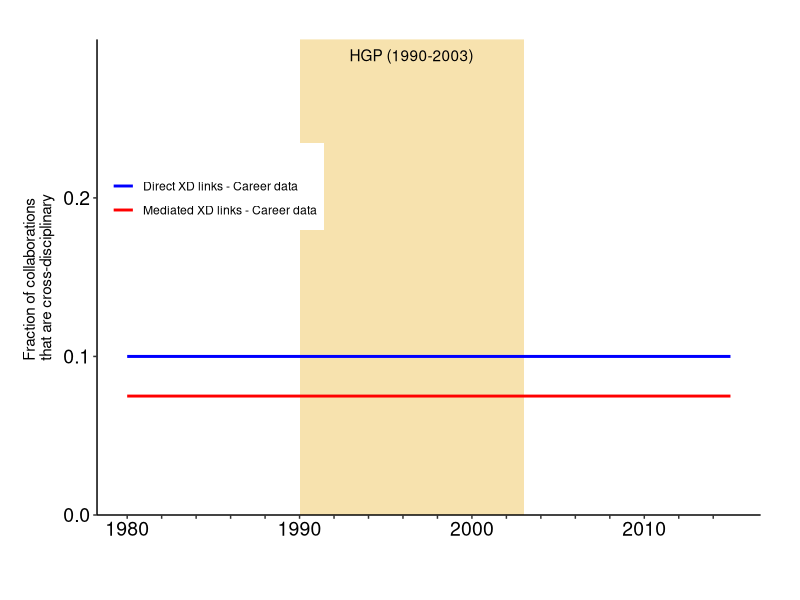
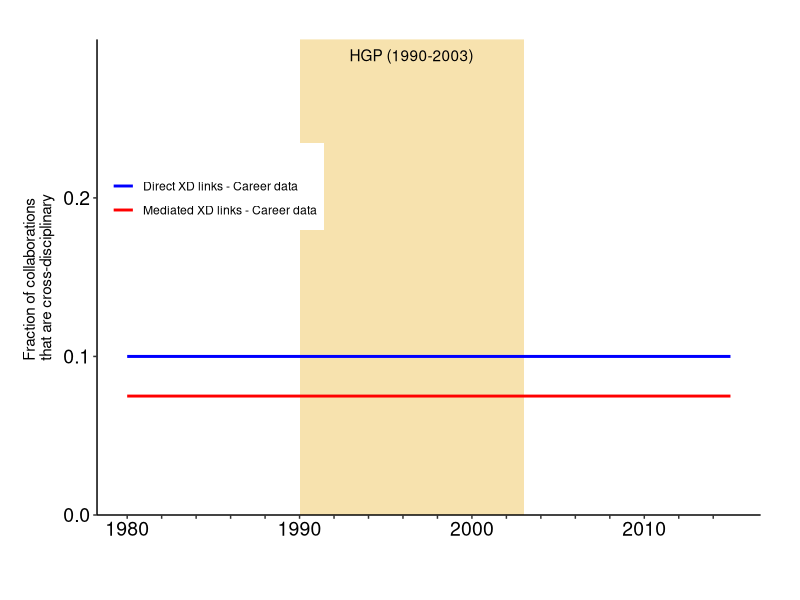

The R source for these figures, in order:
# Author: Tung Huynh
# Ref: https://www.rstudio.com/wp-content/uploads/2015/03/ggplot2-cheatsheet.pdf

library(ggplot2)
library(tidyr)

fraction_data <-
  data.frame(
    xd_direct = seq(from=0.1, to=0.15),
    xd_mediate = seq(from=0.075, to=0.125),
    year = seq(from=1980, to=2015)
  )

max_xd = max(c(max(fraction_data$xd_direct), max(fraction_data$xd_mediate)))
axis_x_seq = seq(1980,2015,2)

fraction_data %>%
  gather(key, fraction, xd_direct, xd_mediate) %>%
  ggplot(aes(x=year, y=fraction, colour=key)) +
  annotate("rect", xmin = 1990, ymin = 0, xmax= 2003, ymax = 0.3, fill="#f7e2ae") +
  annotate("text", label="HGP (1990-2003)", x=1996.5, y=0.29) +
  geom_line(size=1) +
  scale_color_manual(values=c('#0000FF','#FF0000'), 
                     labels=c("Direct XD links - Career data", "Mediated XD links - Career data"), 
                     name="",
                     aesthetics = "colour") +
  theme_classic() +
  scale_x_continuous(limits = c(1980,2015), expand = c(0, 0)) +
  scale_y_continuous(limits = c(0,0.3), expand = c(0, 0)) +
  xlab("") +
  ylab(expression(paste("Fraction of collaborations \nthat are cross-disciplinary"))) +
  theme(axis.text.x = element_text(color="#000000", size=14, angle=0),
        axis.text.y = element_text(color="#000000", size=14, angle=0),
        plot.margin = margin(1, 1, 1, 1, "cm"),
        legend.justification=c(0,0), 
        legend.position=c(0.01,0.6),
        legend.background = element_rect(fill=alpha('white', 1.0))) +
  scale_x_continuous(breaks=seq(1980,2015,2), 
                     labels=ifelse(axis_x_seq %in% c(1980, 1990, 2000, 2010), axis_x_seq, "")) + 
  scale_fill_discrete(name="Test")
  

ggsave("./output/Fig2B.png", width = 7.0, height = 4.5, units="in")
